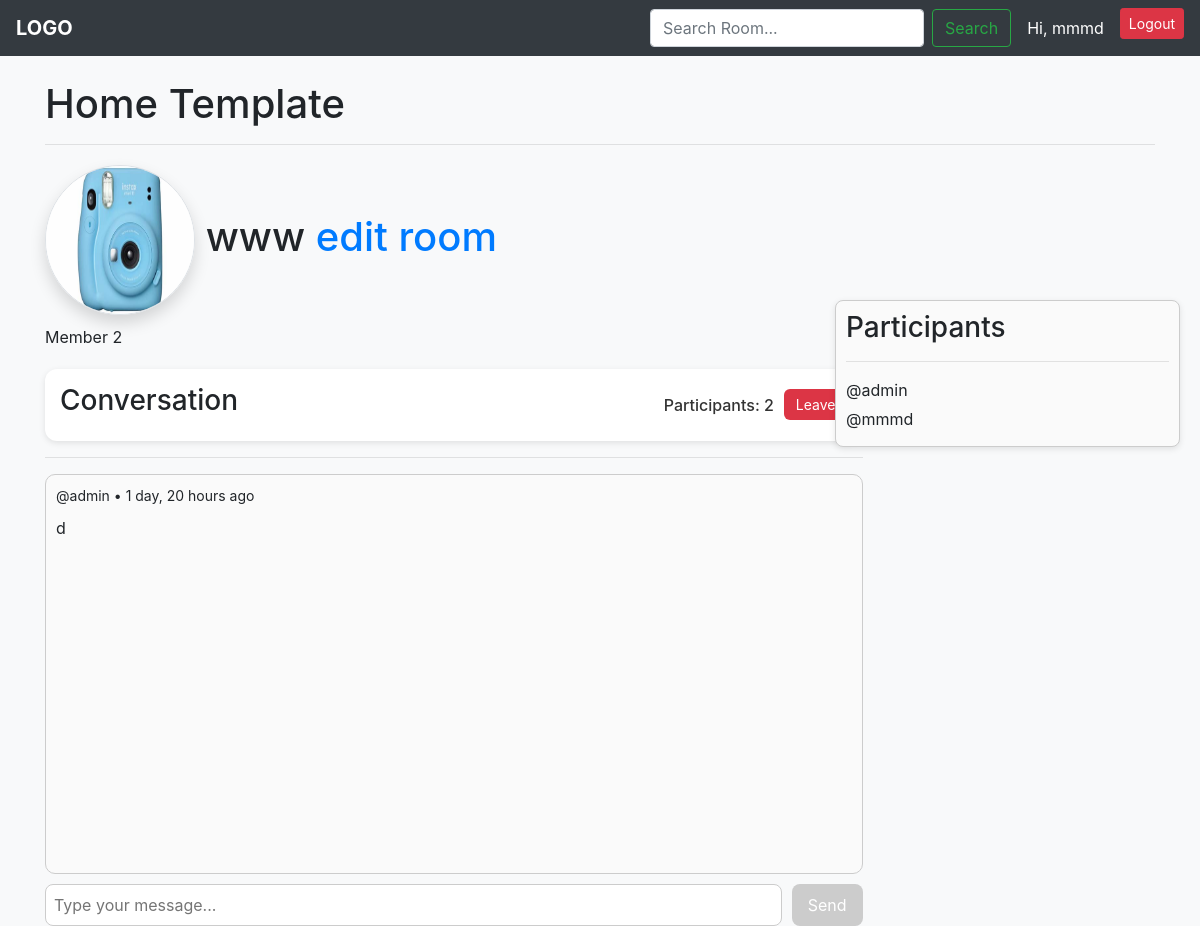
Page /chat/room/42/ (signed in) on the committed database.
### chat_room/models.py (models this page shows, shortened)
class Room(models.Model):
    topic = models.ForeignKey(Topic,on_delete=models.SET_NULL,null=True)
    host = models.ForeignKey(User,on_delete=models.SET_NULL,null=True)
    name = models.CharField(max_length=250,)
    participants = models.ManyToManyField(User,related_name="participants",blank=True)
    description = models.TextField(blank=True,null=True)
    update = models.DateTimeField(auto_now=True)
    created = models.DateTimeField(auto_now_add=True)
    image = models.ImageField(upload_to="room/image",blank=True,null=True)
    class Meta:
        ordering = ['-update','-created']

class Message(models.Model):
    user = models.ForeignKey(User,on_delete=models.CASCADE)
    room = models.ForeignKey(Room,on_delete=models.CASCADE)
    body = models.TextField()
    updated = models.DateTimeField(auto_now=True)
    created = models.DateTimeField(auto_now_add=True)

### chat_room/views.py (the view, shortened to what this page needs)
# urls.py: path("chat/room/<int:pk>/",views.caht_rooms,name="chat_room"),
def caht_rooms(request,pk):
    rooms = Room.objects.get(id=pk)
    room_messages = rooms.message_set.all()
    participants = rooms.participants.all()
    number = rooms.participants.count()
    return render(request,"room/chat_room.html",{'room':rooms,'room_messages':room_messages,'participants':participants,'member':number})

### templates/room/chat_room.html (shortened to what this page needs)
{% extends "base.html" %}
{% load static %}
{% block content %}
<div class="room-container">
    <div>
        <h1 style="margin-bottom: 10px;">
            {% if room.image%}
            <img src="{{ room.image.url }}"
             alt="Room Image"
             height="150"
             width="150"
             class="rounded-circle border shadow"> {{ room.name }} <a href="{% url 'update_room' room.id %}"><span>edit room</span></a>
            {% else %}
            {{ room.name }}
            {% endif %}
        </h1>
        <span>Member {{ member }}</span>
        <div class="comment-wrapper">
            <div class="conversation-header">
                <h3>Conversation</h3>
                <div class="header-right" >
                    <span class="participants-count">Participants: {{ participants.count }}</span>
                    {% if request.user in participants %}
                    <form action="{% url 'leave' room.id %}" method="post" class="inline-form">
                        <input type="submit" value="Leave" class="leave-btn">
                    </form>
                    {% else %}
                    <form action="{% url 'join' room.id %}" method="post" class="inline-form">
                        {% csrf_token %}
                        <input type="submit" value="Join" class="join-btn">
                    </form>
                    {% endif %}
                </div>
            </div>
        </div>
            <hr>
            <div id="messagesWrapper">
                <div id="messagesContainer">
                    {% for message in room_messages %}
                        <small>@{{ message.user }} • {{ message.created|timesince }} ago</small>
                        <p>{{ message.body }}</p>
                    {% empty %}
                    <p style="color:#777;">No messages yet. Be the first to say something!</p>
                    {% endfor %}
                </div>
            </div>
            <div>
            {% if request.user.is_authenticated %}
                {% if request.user in participants %}
                <form id="messageForm" method="POST" action="{% url 'chat_room' room.id %}" >
                    <input type="text" name="body" id="messageInput" placeholder="Type your message..." autocomplete="off">
                    <button type="submit" id="sendBtn" disabled>Send</button>
                </form>
                {% endif %}
            {% else %}
                <a href="{% url 'login_register' %}">Login</a>
            {% endif %}
            </div>
        </div>
    </div>
    <div class="participants">
        <h3>Participants</h3>
        <hr>
        {% for user in participants %}
        <p>@{{ user.username }}</p>
        {% empty %}
        <p style="color:#777;">No participants yet.</p>
        {% endfor %}
    </div>
</div>
{% endblock content %}

### templates/navbar.html
<nav class="navbar navbar-expand-lg navbar-dark bg-dark">
    <a class="navbar-brand font-weight-bold" href="{% url 'rooms' %}">LOGO</a>
    <form class="form-inline my-2 my-lg-0 ml-auto" method="GET" action="{% url 'rooms' %}">
      <input class="form-control mr-sm-2" type="search" name="q" placeholder="Search Room..." aria-label="Search">
      <button class="btn btn-outline-success my-2 my-sm-0" type="submit">Search</button>
    </form>
    <ul class="navbar-nav ml-3">
      {% if request.user.is_authenticated %}
        <li class="nav-item">
          <span class="navbar-text text-white mr-3">Hi, <a href="{% url 'profile' user.id %}">{{ request.user.username }}</span>
        </li>
        <li class="nav-item">
          <a class="btn btn-danger btn-sm" href="{% url 'logout' %}">Logout</a>
        </li>
      {% else %}
        <li class="nav-item">
          <a class="btn btn-success btn-sm" href="{% url 'login_register' %}">Login</a>
        </li>
      {% endif %}
    </ul>
  </nav>

### templates/room/chat_room.html (style rules this page uses)
.room-container { display: grid; grid-template-columns: 3fr 1fr ; gap: 20px; margin-top: 20px; }
.participants { background: #fff; padding: 15px; border-radius: 12px; box-shadow: 0 2px 6px rgba(0,0,0,0.1); height: fit-content; }
.comment-wrapper { background: #fff; padding: 15px; border-radius: 12px; box-shadow: 0 2px 6px rgba(0,0,0,0.1); }
#messageForm { display: flex; gap: 10px; margin-top: 10px; }
#messageInput { flex: 1; padding: 8px; border-radius: 8px; border: 1px solid #ccc; }
#sendBtn { padding: 8px 16px; border: none; background: #007BFF; color: white; border-radius: 8px; cursor: pointer; }
#sendBtn:disabled { background: #ccc; cursor: not-allowed; }
#messagesWrapper { height: 400px; border: 1px solid #ccc; border-radius: 10px; padding: 10px; background: #fafafa; overflow-y: auto; }
#messagesContainer { display: flex; flex-direction: column; gap: 10px; }
.conversation-header { display: flex; justify-content: space-between; align-items: center; }
.header-right { display: flex; align-items: center; gap: 10px; }
.participants-count { font-weight: 500; color: #333; }
.inline-form { display: inline-block; }
.header-right { margin-left: auto; display: flex; align-items: center; gap: 10px; }
.join-btn, .leave-btn { padding: 5px 12px; border: none; border-radius: 6px; cursor: pointer; font-size: 14px; }
.leave-btn { background-color: #dc3545; color: white; }
.participants { position: absolute; top: 300px; right: 20px; width: 345px; border: 1px solid #ccc; border-radius: 8px; padding: 10px; background: #fafafa; }
.participants h3 { margin-top: 0; }
.participants p { margin: 5px 0; }

### rows in the picture
Room: image (picture), name "www"
Message: user "admin", created "1 day, 20 hours", body "d"

### other values in the picture
{{ request.user.username }} "mmmd"
{{ member }} "2"
{{ participants.count }} "2"
{{ user.username }} "admin"
{{ user.username }} "mmmd"
